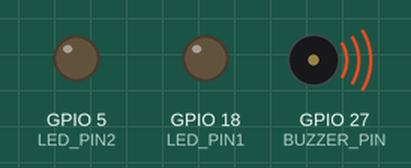
This program was run on a simulated ESP32. On the bench: output pins drawn as LEDs (lit = HIGH), buzzer (waves = sounding).

Above: at 0.4 s.
At 9.36 s:
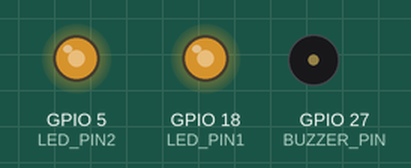
At 18.48 s:
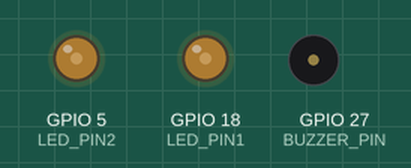
At 29.21 s:
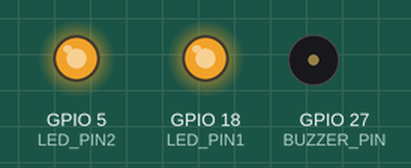
At 38.34 s:
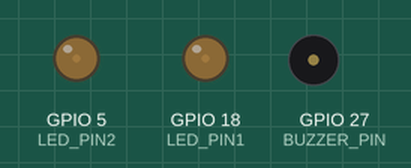
Timing chart, 0 to 40.0 s (numbered marks = the images above):
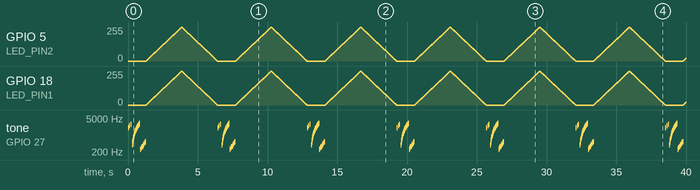

Measured:
- by itself, tone on GPIO 27 (BUZZER_PIN): plays 2000 Hz for 0.05 s, 2400 Hz for 0.05 s, 2800 Hz for 0.05 s, 400 Hz for 0.02 s, 500 Hz for 0.02 s, 600 Hz for 0.02 s … (266 notes in this stretch)

The program:

main.cpp
```cpp
// two led and one buzzer attach to esp 32 via breadboard


//  qura-tul-ain
//23-ntu-cs-1085
//bscs5th B

#include <Arduino.h>

// ---------------- BUZZER SETUP ----------------
#define BUZZER_PIN   27    // GPIO connected to buzzer
#define PWM_CH_BUZZ  0     // PWM channel for buzzer
#define FREQ_BUZZ    2000  // Default frequency (Hz)
#define RES_BUZZ     10    // 10-bit resolution (0–1023)

// ---------------- LED SETUP ----------------
#define LED_PIN1     18    // First LED
#define LED_PIN2     5     // Second LED
#define PWM_CH_LED1  1     // Channel for LED 1
#define PWM_CH_LED2  2     // Channel for LED 2
#define FREQ_LED     5000  // Frequency for LEDs
#define RES_LED      8     // 8-bit resolution (0–255)

void setup() {
  // --- Setup for Buzzer ---
  ledcSetup(PWM_CH_BUZZ, FREQ_BUZZ, RES_BUZZ);
  ledcAttachPin(BUZZER_PIN, PWM_CH_BUZZ);

  // --- Setup for LEDs ---
  ledcSetup(PWM_CH_LED1, FREQ_LED, RES_LED);
  ledcSetup(PWM_CH_LED2, FREQ_LED, RES_LED);
  ledcAttachPin(LED_PIN1, PWM_CH_LED1);
  ledcAttachPin(LED_PIN2, PWM_CH_LED2);
}

void loop() {
  // ---------------- BUZZER SECTION ----------------

  // 1. Simple beep pattern
  for (int i = 0; i < 3; i++) {
    ledcWriteTone(PWM_CH_BUZZ, 2000 + i * 400); // change tone
    delay(50);
    ledcWrite(PWM_CH_BUZZ, 0);                  // stop tone
    delay(50);
  }

  // 2. Frequency sweep (400Hz → 3kHz)
  for (int f = 400; f <= 3000; f += 100) {
    ledcWriteTone(PWM_CH_BUZZ, f);
    delay(20);
  }
  ledcWrite(PWM_CH_BUZZ, 0);
  delay(50);

  // 3. Short melody
  int melody[] = {262, 294, 330, 349, 392, 440, 494, 523};
  for (int i = 0; i < 8; i++) {
    ledcWriteTone(PWM_CH_BUZZ, melody[i]);
    delay(50);
  }
  ledcWrite(PWM_CH_BUZZ, 0); // stop buzzer

  // ---------------- LED SECTION ----------------

  // Fade both LEDs up and down together
  for (int d = 0; d <= 255; d++) {
    ledcWrite(PWM_CH_LED1, d);
    ledcWrite(PWM_CH_LED2, d);
    delay(10);
  }
  for (int d = 255; d >= 0; d--) {
    ledcWrite(PWM_CH_LED1, d);
    ledcWrite(PWM_CH_LED2, d);
    delay(10);
  }

  // When loop() ends, it restarts — both buzzer and LED effects repeat
}
```
